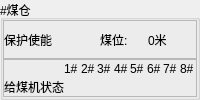
                <widget class="QGroupBox" name="bunker_info_6">
                 <property name="title">
                  <string>#煤仓</string>
                 </property>
                 <layout class="QVBoxLayout" name="verticalLayout_17" stretch="1,1">
                  <property name="spacing">
                   <number>0</number>
                  </property>
                  <property name="leftMargin">
                   <number>0</number>
                  </property>
                  <property name="topMargin">
                   <number>0</number>
                  </property>
                  <property name="rightMargin">
                   <number>0</number>
                  </property>
                  <property name="bottomMargin">
                   <number>0</number>
                  </property>
                  <item>
                   <widget class="QFrame" name="bunker_info_top_6">
                    <property name="frameShape">
                     <enum>QFrame::StyledPanel</enum>
                    </property>
                    <property name="frameShadow">
                     <enum>QFrame::Raised</enum>
                    </property>
                    <property name="lineWidth">
                     <number>0</number>
                    </property>
                    <layout class="QHBoxLayout" name="horizontalLayout_22">
                     <property name="spacing">
                      <number>0</number>
                     </property>
                     <property name="leftMargin">
                      <number>0</number>
                     </property>
                     <property name="topMargin">
                      <number>0</number>
                     </property>
                     <property name="rightMargin">
                      <number>0</number>
                     </property>
                     <property name="bottomMargin">
                      <number>0</number>
                     </property>
                     <item>
                      <widget class="QLabel" name="bunker_info_top11_6">
                       <property name="text">
                        <string>保护使能</string>
                       </property>
                      </widget>
                     </item>
                     <item>
                      <widget class="QLabel" name="bunker_info_top12_6">
                       <property name="text">
                        <string/>
                       </property>
                      </widget>
                     </item>
                     <item>
                      <widget class="QLabel" name="bunker_info_top13_6">
                       <property name="text">
                        <string>煤位:</string>
                       </property>
                      </widget>
                     </item>
                     <item>
                      <widget class="QLabel" name="bunker_info_top14_6">
                       <property name="text">
                        <string>0米</string>
                       </property>
                      </widget>
                     </item>
                    </layout>
                   </widget>
                  </item>
                  <item>
                   <widget class="QFrame" name="bunker_info_bottom_6">
                    <property name="frameShape">
                     <enum>QFrame::StyledPanel</enum>
                    </property>
                    <property name="frameShadow">
                     <enum>QFrame::Raised</enum>
                    </property>
                    <property name="lineWidth">
                     <number>0</number>
                    </property>
                    <layout class="QGridLayout" name="gridLayout_38" columnstretch="2,1,1,1,1,1,1,1,1">
                     <property name="leftMargin">
                      <number>0</number>
                     </property>
                     <property name="topMargin">
                      <number>0</number>
                     </property>
                     <property name="rightMargin">
                      <number>0</number>
                     </property>
                     <property name="bottomMargin">
                      <number>0</number>
                     </property>
                     <property name="spacing">
                      <number>0</number>
                     </property>
                     <item row="0" column="0">
                      <widget class="QLabel" name="bunker_info_bottom11_6">
                       <property name="text">
                        <string/>
                       </property>
                      </widget>
                     </item>
                     <item row="0" column="1">
                      <widget class="QLabel" name="bunker_info_bottom12_6">
                       <property name="text">
                        <string>1#</string>
                       </property>
                      </widget>
                     </item>
                     <item row="0" column="2">
                      <widget class="QLabel" name="bunker_info_bottom13_6">
                       <property name="text">
                        <string>2#</string>
                       </property>
                      </widget>
                     </item>
                     <item row="0" column="3">
                      <widget class="QLabel" name="bunker_info_bottom14_6">
                       <property name="text">
                        <string>3#</string>
                       </property>
                      </widget>
                     </item>
                     <item row="0" column="4">
                      <widget class="QLabel" name="bunker_info_bottom15_6">
                       <property name="text">
                        <string>4#</string>
                       </property>
                      </widget>
                     </item>
                     <item row="0" column="5">
                      <widget class="QLabel" name="bunker_info_bottom16_6">
                       <property name="text">
                        <string>5#</string>
                       </property>
                      </widget>
                     </item>
                     <item row="0" column="6">
                      <widget class="QLabel" name="bunker_info_bottom17_6">
                       <property name="text">
                        <string>6#</string>
                       </property>
                      </widget>
                     </item>
                     <item row="0" column="7">
                      <widget class="QLabel" name="bunker_info_bottom18_6">
                       <property name="text">
                        <string>7#</string>
                       </property>
                      </widget>
                     </item>
                     <item row="0" column="8">
                      <widget class="QLabel" name="bunker_info_bottom19_6">
                       <property name="text">
                        <string>8#</string>
                       </property>
                      </widget>
                     </item>
                     <item row="1" column="0">
                      <widget class="QLabel" name="bunker_info_bottom21_6">
                       <property name="text">
                        <string>给煤机状态</string>
                       </property>
                      </widget>
                     </item>
                     <item row="1" column="1">
                      <widget class="QLabel" name="bunker_info_bottom22_6">
                       <property name="text">
                        <string/>
                       </property>
                      </widget>
                     </item>
                     <item row="1" column="2">
                      <widget class="QLabel" name="bunker_info_bottom23_6">
                       <property name="text">
                        <string/>
                       </property>
                      </widget>
                     </item>
                     <item row="1" column="3">
                      <widget class="QLabel" name="bunker_info_bottom24_6">
                       <property name="text">
                        <string/>
                       </property>
                      </widget>
                     </item>
                     <item row="1" column="4">
                      <widget class="QLabel" name="bunker_info_bottom25_6">
                       <property name="text">
                        <string/>
                       </property>
                      </widget>
                     </item>
                     <item row="1" column="5">
                      <widget class="QLabel" name="bunker_info_bottom26_6">
                       <property name="text">
                        <string/>
                       </property>
                      </widget>
                     </item>
                     <item row="1" column="6">
                      <widget class="QLabel" name="bunker_info_bottom27_6">
                       <property name="text">
                        <string/>
                       </property>
                      </widget>
                     </item>
                     <item row="1" column="7">
                      <widget class="QLabel" name="bunker_info_bottom28_6">
                       <property name="text">
                        <string/>
                       </property>
                      </widget>
                     </item>
                     <item row="1" column="8">
                      <widget class="QLabel" name="bunker_info_bottom29_6">
                       <property name="text">
                        <string/>
                       </property>
                      </widget>
                     </item>
                    </layout>
                   </widget>
                  </item>
                 </layout>
                </widget>
